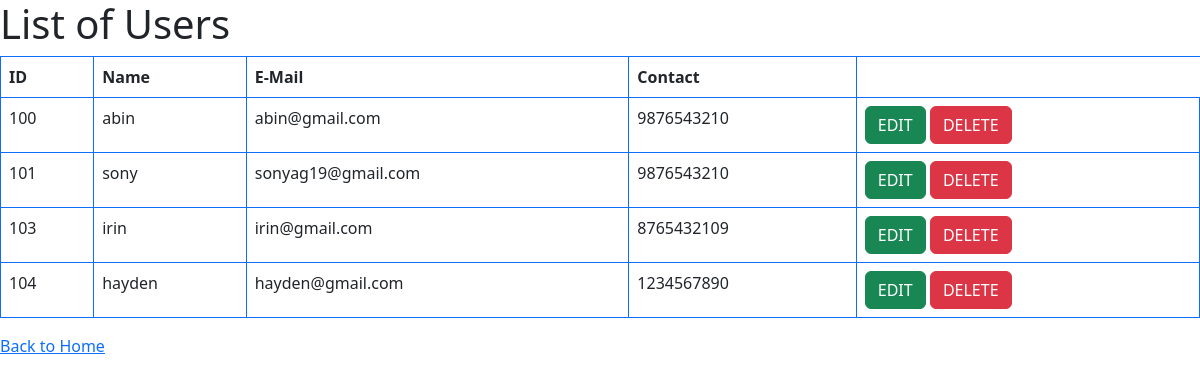
Screenshot of /crud/show/ with the database file from the repository.
### crud_app/models.py (models this page shows)
class Employee(models.Model):
    eid=models.CharField(max_length=20)
    ename=models.CharField(max_length=100)
    eemail=models.EmailField()
    econtact=models.CharField(max_length=30)

### crud_app/views.py (the view)
# urls.py: path('show/',show),
def show(request):
    employee=Employee.objects.all()
    return render(request,'show_users.html',{'employee':employee})

### crud_app/templates/show_users.html (shortened to what this page needs)
<!DOCTYPE html>
<html lang="en">
<head>
    <link href="https://cdn.jsdelivr.net/npm/bootstrap@5.2.1/dist/css/bootstrap.min.css" rel="stylesheet"
>
</head>
<body>
<h1>List of Users</h1>
<table class="table table-bordered border-primary">
    <tr>
        <th>ID</th>
        <th>Name</th>
        <th>E-Mail</th>
        <th>Contact</th>
    </tr>
    {% for i in employee %}
    <tr>
        <td>{{i.eid}}</td>
        <td>{{i.ename}}</td>
        <td>{{i.eemail}}</td>
        <td>{{i.econtact}}</td>
        <td><a href="http://127.0.0.1:8000/crud/edit/{{i.id}}" class="btn btn-success">EDIT</a>
            <a href="http://127.0.0.1:8000/crud/delete/{{i.id}}" class="btn btn-danger">DELETE</a>
        </td>
    </tr>
    {% endfor %}
</table>
<a href="http://127.0.0.1:8000/crud/add_user/">Back to Home</a>
</body>
</html>

### rows the page displays
Employee: eid "100", ename "abin", eemail "abin@gmail.com", econtact "9876543210"
Employee: eid "101", ename "sony", eemail "sonyag19@gmail.com", econtact "9876543210"
Employee: eid "103", ename "irin", eemail "irin@gmail.com", econtact "8765432109"
Employee: eid "104", ename "hayden", eemail "hayden@gmail.com", econtact "1234567890"
